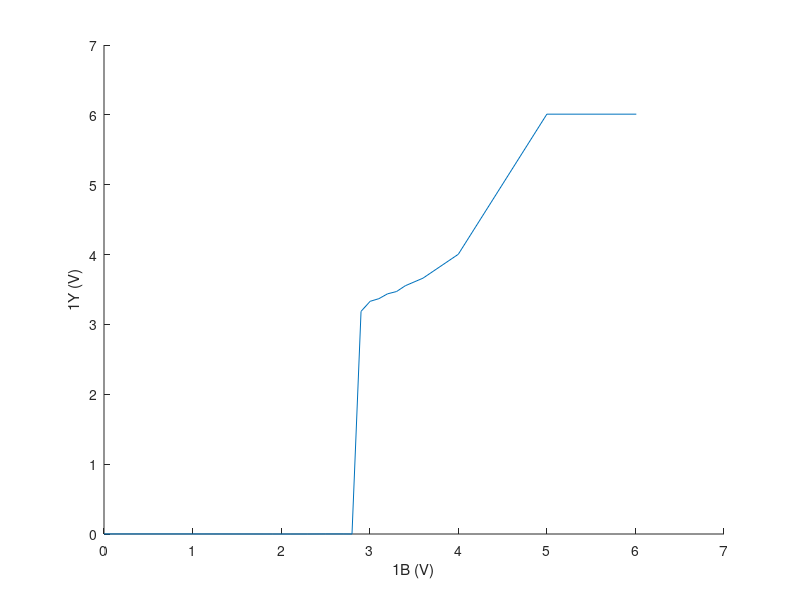

The MATLAB script that drew this image:
B = [0, 1.00, 1.901, 2.101, 2.30, 2.50, 2.70, 2.80, 2.902, 3.005, 3.104, 3.201, 3.303, 3.402, 3.601, 4.00, 5.00, 6.01];
Y = [0.001, 0.001, 0, 0, 0, 0.001, 0.001, 0, 3.187, 3.331, 3.369, 3.438, 3.471, 3.554, 3.662, 4.004, 6.01, 6.01];

hold on
xlabel('1B (V)');
ylabel('1Y (V)');

plot(B,Y)